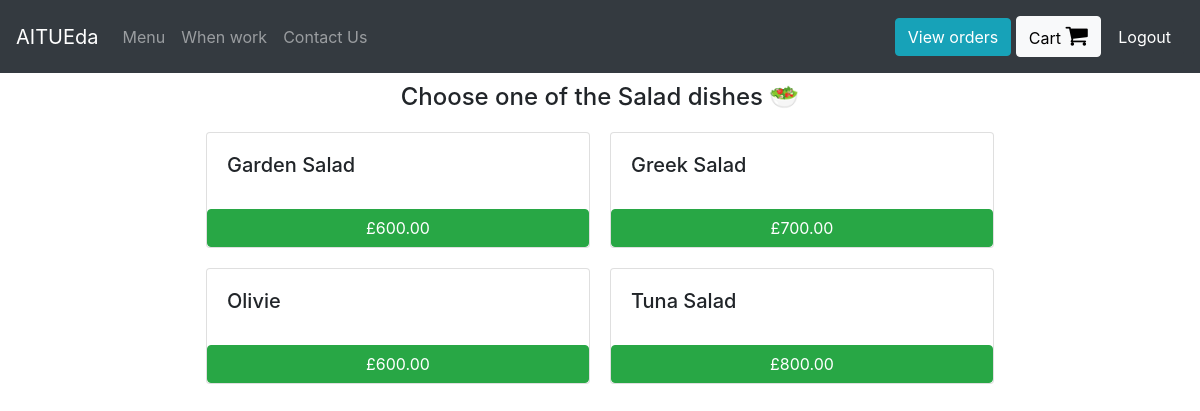
/Salad (signed in), run on the app's committed database.
### orders/models.py (models this page shows, shortened)
class Salad(models.Model):
    dish_name = models.CharField(max_length=200)
    price = models.DecimalField(max_digits=6, decimal_places=2)

### orders/views.py (the view)
# urls.py: path("Salad", views.salad, name="salad"),
def salad(request):
    if request.user.is_authenticated:
        return render(request, "orders/salad.html", context={"dishes": Salad.objects.all})
    else:
        return redirect("orders:login")

### orders/templates/orders/salad.html
{% extends 'orders/header.html' %}
{% block content %}
    <div class="container">
      <h4 style="margin:10px; text-align:center;"> Choose one of the Salad dishes &#x1f957 </h4>
      <div class="row justify-content-center">
        {% for dish in dishes %}
            <div class="card" id="regular_pizza_card" style="width: 24rem; margin:10px;">
              <div class="card-body">
                <h5 class="card-title" >{{dish.dish_name}}</h5>
              </div>
              <button class="btn btn-success" onclick="add_to_cart({item_description:'{{dish.dish_name}}' , price:{{dish.price}} })">£{{dish.price}}</button>
            </div>
        {% endfor %}
      </div>
    </div>
{% endblock %}

### data on the page
Salad: dish_name "Garden Salad", price "600.00"
Salad: dish_name "Greek Salad", price "700.00"
Salad: dish_name "Olivie", price "600.00"
Salad: dish_name "Tuna Salad", price "800.00"
